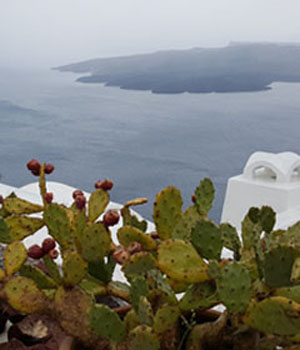
#> input picture chapter7/images/filter_sharpen.jpg, 300 x 350 px
$ python 10.py   (older library calls are emulated)
#> lines starting #> are read from the running program, lines starting #| are printed output that depends on the picture
### Common/filters.py
import numpy as np, cv2


import numpy as np, cv2

def filter(image, mask):
    rows, cols = image.shape[:2]
    dst = np.zeros((rows, cols), np.float32)  # 회선 결과 저장 행렬
    xcenter, ycenter = mask.shape[1] // 2, mask.shape[0] // 2  # 마스크 중심 좌표

    for i in range(ycenter, rows - ycenter):  # 입력 행렬 반복 순회
        for j in range(xcenter, cols - xcenter):
            y1, y2 = i - ycenter, i + ycenter + 1  # 관심영역 높이 범위
            x1, x2 = j - xcenter, j + xcenter + 1  # 관심영역 너비 범위
            roi = image[y1:y2, x1:x2].astype("float32")  # 관심영역 형변환

            # 모든 채널에 대해 마스크 적용
            tmp = np.zeros_like(roi)
            for k in range(3):  # RGB 채널 반복
                tmp[:, :, k] = cv2.multiply(roi[:, :, k], mask)

            dst[i, j] = np.sum(tmp)  # 출력화소 저장
    return dst


# [12 lines left out: function diffrential, not called in this run]

### chapter7/10.py
# 평균 블러링은 가중치가 같음 (가우시안은 가운데꺼가 훨씬 많은 가중치)

import numpy as np, cv2
from Common.filters import filter

image = cv2.imread("./images/filter_sharpen.jpg")
#> image is the input picture: shape (350, 300, 3); mean B, G, R 119.2, 127.2, 126.9
if image is None: raise Exception("오류")

# 샤프닝 마스크
mask1 = np.array([[-1, -1, -1],
                  [-1, 9, -1],
                  [-1, -1, -1]], np.float32)

# 블러링 마스크
mask2 = np.array([[1 / 9, 1 / 9, 1 / 9],
                  [1 / 9, 1 / 9, 1 / 9],
                  [1 / 9, 1 / 9, 1 / 9]], np.float32)

# 이미지 채널 분리
b, g, r = cv2.split(image)
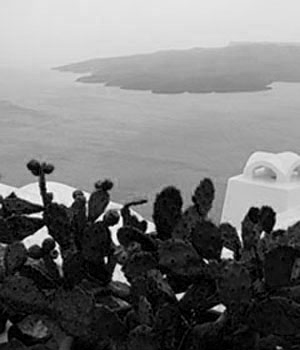
#> b: shape (350, 300); min 0, max 255, mean 119.2
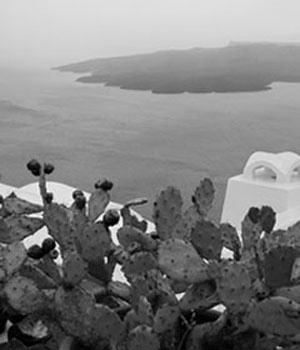
#> g: shape (350, 300); min 0, max 255, mean 127.2
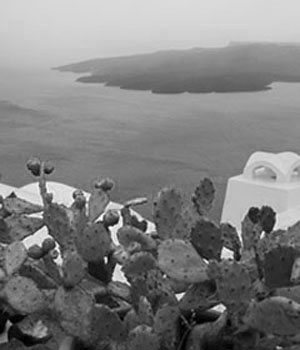
#> r: shape (350, 300); min 0, max 255, mean 126.9
# 각 채널에 대해 filter 적용
filtered1 = [filter(b, mask1), filter(g, mask1), filter(r, mask1)]  # 샤프닝 (user)
#> after the loop in filter, `for i in range(ycenter, rows - ycenter):`: dst: shape (350, 300) float32; every value is 0
#> (the run stopped early here; a loop or call above may not have finished)

$ run again, with chapter7/images/cannay_tset.jpg copied over chapter7/images/filter_sharpen.jpg
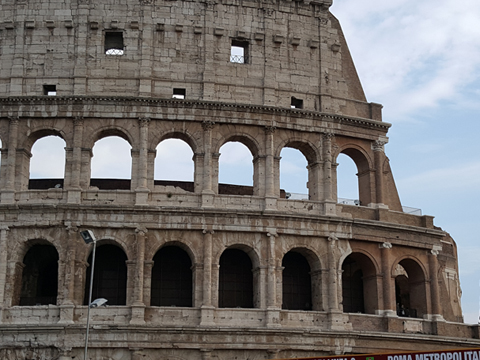
#> input picture chapter7/images/cannay_tset.jpg, 480 x 360 px
#> image is the input picture: shape (360, 480, 3); mean B, G, R 105.6, 108.1, 112.2
#> `b, g, r = cv2.split(image)`:
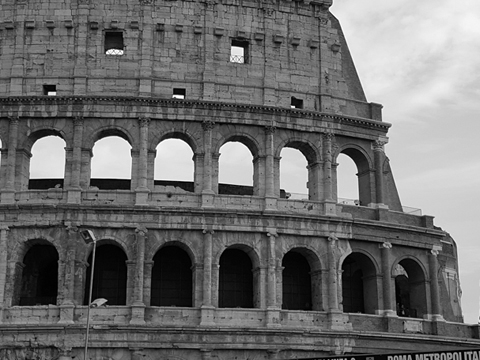
#> g: shape (360, 480); min 0, max 255, mean 108.1
#> `b, g, r = cv2.split(image)`:
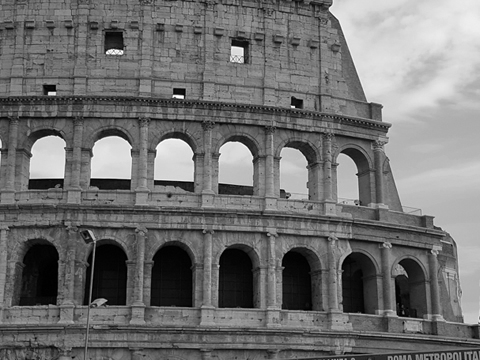
#> r: shape (360, 480); min 0, max 255, mean 112.2
